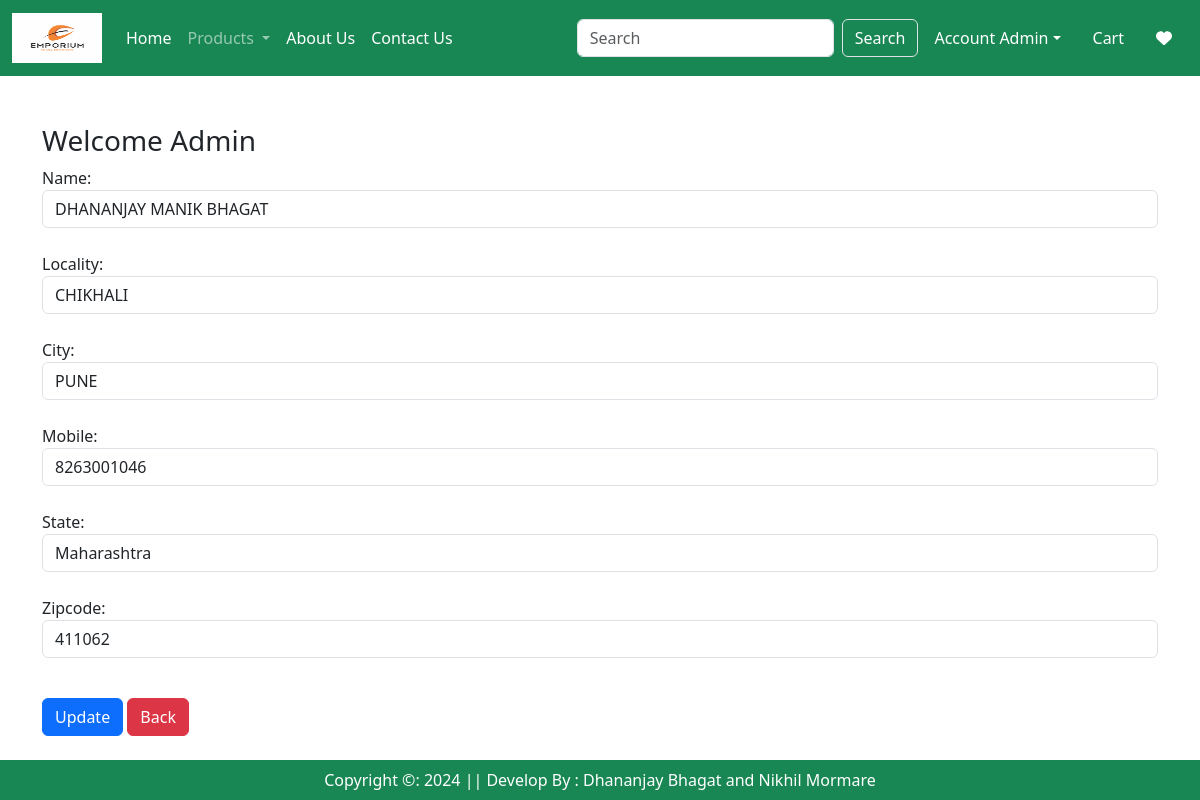
/updateAddress/5 (signed in), run on the app's committed database.
### app/models.py (models this page shows, shortened)
class Customer(models.Model):
    user = models.ForeignKey(User, on_delete=models.CASCADE)
    name = models.CharField(max_length=200)
    locality = models.CharField(max_length=200)
    city = models.CharField(max_length=50)
    mobile = models.IntegerField(default=0)
    zipcode = models.IntegerField()
    state = models.CharField(choices=STATE_CHOICES, max_length=100)

### app/views.py (the view, shortened to what this page needs)
# urls.py: path('updateAddress/<int:pk>',views.updateAddress.as_view(),name='updateAddress'),
@method_decorator(login_required,name='dispatch')
class updateAddress(View):
    def get(self, request, pk):
        add = Customer.objects.get(pk=pk)
        form = CustomerProfileForm(instance=add)
        totalitem = 0
        if request.user.is_authenticated:
            totalitem = len(Cart.objects.filter(user=request.user))
        return render(request, 'app/updateAddress.html', locals())

### app/forms.py
class CustomerProfileForm(forms.ModelForm):
    class Meta:
        model=Customer
        fields=['name', 'locality', 'city', 'mobile', 'state', 'zipcode']
        widgets={
            'name':forms.TextInput(attrs={'class':'form-control'}),
            'locality': forms.TextInput(attrs={'class': 'form-control'}),
            'city': forms.TextInput(attrs={'class': 'form-control'}),
            'mobile': forms.NumberInput(attrs={'class': 'form-control'}),
            'state': forms.Select(attrs={'class': 'form-control'}),
            'zipcode': forms.NumberInput(attrs={'class': 'form-control'}),
        }

### app/templates/app/updateAddress.html (shortened to what this page needs)
{% extends 'app/base.html' %}
{% load static %}
{% block main-content %}
<div class="container my-5">
    <div class="row">
        <h3>Welcome <span class="text-capitalize">{{request.user}}</span></h3>
    </div>
    <div class="row-sm-8 offeset-sm-1">
        <form action="" method="post">
            {% for fm in form %}
            {{fm.label_tag}} {{fm}} <small class="text-danger">{{fm.errors|striptags}}</small><br>
            {% endfor %}
            <div class="col-12 mt-3">
                <button type="submit" class="btn btn-primary">Update</button>
                <a href="{% url 'address' %}" type="button" class="btn btn-danger">Back</a>
            </div>
        </form>
    </div>
</div>
{% endblock main-content %}

### app/templates/app/base.html (shortened to what this page needs)
<!DOCTYPE html>
{% load static %}
<html lang="en">
<head>
    <link href="https://cdn.jsdelivr.net/npm/bootstrap@5.3.0/dist/css/bootstrap.min.css" rel="stylesheet"
>
    <link rel="stylesheet" href="{% static 'app/css/owl.carousel.min.css' %}">
    <link rel="stylesheet" href="{% static 'app/css/all.min.css' %}">
    <link rel="stylesheet" href="{% static 'app/css/style.css' %}">
</head>
<body>
<nav class="navbar navbar-expand-lg navbar-dark bg-success">
    <div class="container-fluid">
        <a class="navbar-brand" href="#">
            <img src="{% static '\app\images\banner\product\emporiumlogo.png' %}" width="90" height="50"/>
        </a>
        <div class="collapse navbar-collapse" id="navbarSupportedContent">
            <ul class="navbar-nav me-auto mb-2 mb-lg-0">
                {% if request.user.is_authenticated %}
                <li class="nav-item">
                    <a class="nav-link active" aria-current="page" href="/">Home</a>
                </li>
                <li class="nav-item dropdown">
                    <a class="nav-link dropdown-toggle" href="#" role="button" data-bs-toggle="dropdown"
                       aria-expanded="false">
                        Products
                    </a>
                </li>
                <li class="nav-item">
                    <a class="nav-link text-white" href="{% url 'about' %}">About Us</a>
                </li>
                <li class="nav-item">
                    <a class="nav-link text-white" href="{% url 'contact' %}">Contact Us</a>
                </li>
            </ul>
            <form class="d-flex" role="search" action="/search">
                <input class="form-control me-2" type="search" placeholder="Search" name="search" aria-label="Search">
                <button class="btn btn-outline-success border text-white" type="submit">Search</button>
            </form>
        </div>
        <ul class="navbar-nav me-auto mb-2 mb-lg-0">
            <li class="nav-item dropdown mx-2">
                <a class="nav-link dropdown-toggle text-white" href="#" id="profileDropdown" role="button"
                   data-bs-toggle="dropdown" aria-expanded="false">Account {{request.user.username|capfirst}}</a>
            </li>
            <li class="nav-item mx-2">
                <a href="{% url 'showcart' %}" class="nav-link text-white"> Cart</a>
            </li>
            <li class="nav-item mx-2">
                <a href="{% url 'showwishlist' %}" class="nav-link text-white"> <i class="fa fa-heart"></i></a>
            </li>
            {% endif %}
        </ul>
    </div>
</nav>
{% block main-content %}{% endblock main-content %}
<footer class="container-fluid bg-success fixed-bottom text-center text-white p-2 mt-5"> Copyright &copy: 2024 ||
    Develop By : Dhananjay Bhagat and Nikhil Mormare
</footer>
</body>
</html>

### data on the page
Customer: form "DHANANJAY MANIK BHAGAT" "CHIKHALI" "PUNE" "8263001046" "Maharashtra" "411062"

### other printed values
{{ request.user.username|capfirst }} "Admin"
{{ request.user }} "Admin"
{{ fm.label_tag }} "Name:" "Locality:" "City:" "Mobile:" "State:" "Zipcode:"
